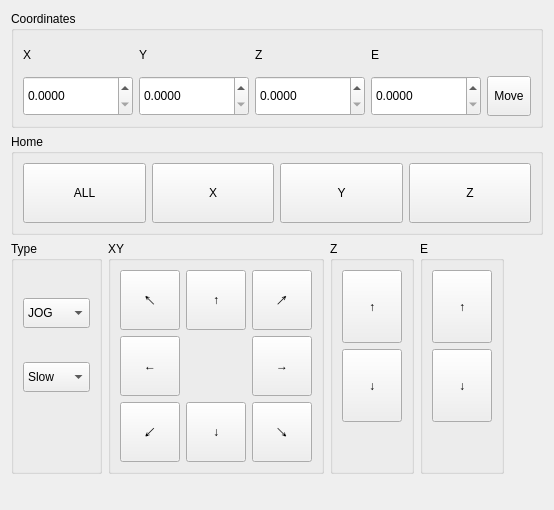
<?xml version="1.0" encoding="UTF-8"?>
<ui version="4.0">
 <class>Form</class>
 <widget class="QWidget" name="Form">
  <property name="geometry">
   <rect>
    <x>0</x>
    <y>0</y>
    <width>554</width>
    <height>510</height>
   </rect>
  </property>
  <property name="windowTitle">
   <string>Form</string>
  </property>
  <layout class="QVBoxLayout" name="verticalLayout_3">
   <item>
    <widget class="QGroupBox" name="groupBox">
     <property name="sizePolicy">
      <sizepolicy hsizetype="Preferred" vsizetype="Maximum">
       <horstretch>0</horstretch>
       <verstretch>0</verstretch>
      </sizepolicy>
     </property>
     <property name="title">
      <string>Coordinates</string>
     </property>
     <layout class="QGridLayout" name="gridLayout">
      <item row="0" column="2">
       <widget class="QLabel" name="label_3">
        <property name="sizePolicy">
         <sizepolicy hsizetype="Minimum" vsizetype="Preferred">
          <horstretch>0</horstretch>
          <verstretch>0</verstretch>
         </sizepolicy>
        </property>
        <property name="text">
         <string>Z</string>
        </property>
       </widget>
      </item>
      <item row="1" column="4">
       <widget class="QToolButton" name="toolButtonMove">
        <property name="sizePolicy">
         <sizepolicy hsizetype="Minimum" vsizetype="Preferred">
          <horstretch>0</horstretch>
          <verstretch>40</verstretch>
         </sizepolicy>
        </property>
        <property name="minimumSize">
         <size>
          <width>0</width>
          <height>40</height>
         </size>
        </property>
        <property name="text">
         <string>Move</string>
        </property>
       </widget>
      </item>
      <item row="0" column="0">
       <widget class="QLabel" name="label">
        <property name="sizePolicy">
         <sizepolicy hsizetype="Minimum" vsizetype="Maximum">
          <horstretch>0</horstretch>
          <verstretch>0</verstretch>
         </sizepolicy>
        </property>
        <property name="minimumSize">
         <size>
          <width>0</width>
          <height>30</height>
         </size>
        </property>
        <property name="text">
         <string>X</string>
        </property>
       </widget>
      </item>
      <item row="0" column="1">
       <widget class="QLabel" name="label_2">
        <property name="sizePolicy">
         <sizepolicy hsizetype="Minimum" vsizetype="Preferred">
          <horstretch>0</horstretch>
          <verstretch>0</verstretch>
         </sizepolicy>
        </property>
        <property name="text">
         <string>Y</string>
        </property>
       </widget>
      </item>
      <item row="0" column="3">
       <widget class="QLabel" name="label_4">
        <property name="sizePolicy">
         <sizepolicy hsizetype="Minimum" vsizetype="Preferred">
          <horstretch>0</horstretch>
          <verstretch>0</verstretch>
         </sizepolicy>
        </property>
        <property name="text">
         <string>E</string>
        </property>
       </widget>
      </item>
      <item row="1" column="0">
       <widget class="QDoubleSpinBox" name="doubleSpinBoxX">
        <property name="sizePolicy">
         <sizepolicy hsizetype="Minimum" vsizetype="Preferred">
          <horstretch>60</horstretch>
          <verstretch>40</verstretch>
         </sizepolicy>
        </property>
        <property name="maximumSize">
         <size>
          <width>16777215</width>
          <height>16777215</height>
         </size>
        </property>
        <property name="decimals">
         <number>4</number>
        </property>
       </widget>
      </item>
      <item row="1" column="1">
       <widget class="QDoubleSpinBox" name="doubleSpinBoxY">
        <property name="sizePolicy">
         <sizepolicy hsizetype="Minimum" vsizetype="Preferred">
          <horstretch>60</horstretch>
          <verstretch>40</verstretch>
         </sizepolicy>
        </property>
        <property name="decimals">
         <number>4</number>
        </property>
       </widget>
      </item>
      <item row="1" column="2">
       <widget class="QDoubleSpinBox" name="doubleSpinBoxZ">
        <property name="sizePolicy">
         <sizepolicy hsizetype="Minimum" vsizetype="Preferred">
          <horstretch>60</horstretch>
          <verstretch>40</verstretch>
         </sizepolicy>
        </property>
        <property name="decimals">
         <number>4</number>
        </property>
       </widget>
      </item>
      <item row="1" column="3">
       <widget class="QDoubleSpinBox" name="doubleSpinBoxE">
        <property name="sizePolicy">
         <sizepolicy hsizetype="Minimum" vsizetype="Minimum">
          <horstretch>60</horstretch>
          <verstretch>40</verstretch>
         </sizepolicy>
        </property>
        <property name="decimals">
         <number>4</number>
        </property>
       </widget>
      </item>
     </layout>
    </widget>
   </item>
   <item>
    <widget class="QGroupBox" name="groupBox_6">
     <property name="title">
      <string>Home</string>
     </property>
     <layout class="QHBoxLayout" name="horizontalLayout">
      <item>
       <widget class="QToolButton" name="toolButtonHomeAll">
        <property name="sizePolicy">
         <sizepolicy hsizetype="Minimum" vsizetype="Minimum">
          <horstretch>0</horstretch>
          <verstretch>0</verstretch>
         </sizepolicy>
        </property>
        <property name="minimumSize">
         <size>
          <width>60</width>
          <height>60</height>
         </size>
        </property>
        <property name="text">
         <string>ALL</string>
        </property>
       </widget>
      </item>
      <item>
       <widget class="QToolButton" name="toolButtonHomeX">
        <property name="sizePolicy">
         <sizepolicy hsizetype="Minimum" vsizetype="Minimum">
          <horstretch>0</horstretch>
          <verstretch>0</verstretch>
         </sizepolicy>
        </property>
        <property name="minimumSize">
         <size>
          <width>60</width>
          <height>60</height>
         </size>
        </property>
        <property name="text">
         <string>X</string>
        </property>
       </widget>
      </item>
      <item>
       <widget class="QToolButton" name="toolButtonHomeY">
        <property name="sizePolicy">
         <sizepolicy hsizetype="Minimum" vsizetype="Minimum">
          <horstretch>0</horstretch>
          <verstretch>0</verstretch>
         </sizepolicy>
        </property>
        <property name="minimumSize">
         <size>
          <width>60</width>
          <height>60</height>
         </size>
        </property>
        <property name="text">
         <string>Y</string>
        </property>
       </widget>
      </item>
      <item>
       <widget class="QToolButton" name="toolButtonHomeZ">
        <property name="sizePolicy">
         <sizepolicy hsizetype="Minimum" vsizetype="Minimum">
          <horstretch>0</horstretch>
          <verstretch>0</verstretch>
         </sizepolicy>
        </property>
        <property name="minimumSize">
         <size>
          <width>60</width>
          <height>60</height>
         </size>
        </property>
        <property name="text">
         <string>Z</string>
        </property>
       </widget>
      </item>
     </layout>
    </widget>
   </item>
   <item>
    <layout class="QHBoxLayout" name="horizontalLayout_2">
     <item>
      <widget class="QGroupBox" name="groupBox_3">
       <property name="title">
        <string>Type</string>
       </property>
       <layout class="QGridLayout" name="gridLayout_2">
        <item row="0" column="0">
         <widget class="QComboBox" name="comboBoxType">
          <property name="minimumSize">
           <size>
            <width>0</width>
            <height>30</height>
           </size>
          </property>
          <item>
           <property name="text">
            <string>JOG</string>
           </property>
          </item>
          <item>
           <property name="text">
            <string>1mm</string>
           </property>
          </item>
          <item>
           <property name="text">
            <string>5mm</string>
           </property>
          </item>
          <item>
           <property name="text">
            <string>10mm</string>
           </property>
          </item>
          <item>
           <property name="text">
            <string>INPUT</string>
           </property>
          </item>
         </widget>
        </item>
        <item row="1" column="0">
         <widget class="QComboBox" name="comboBoxSpeed">
          <property name="minimumSize">
           <size>
            <width>0</width>
            <height>30</height>
           </size>
          </property>
          <item>
           <property name="text">
            <string>Slow</string>
           </property>
          </item>
          <item>
           <property name="text">
            <string>Middle</string>
           </property>
          </item>
          <item>
           <property name="text">
            <string>Fast</string>
           </property>
          </item>
         </widget>
        </item>
        <item row="2" column="0">
         <spacer name="verticalSpacer">
          <property name="orientation">
           <enum>Qt::Vertical</enum>
          </property>
          <property name="sizeType">
           <enum>QSizePolicy::Minimum</enum>
          </property>
          <property name="sizeHint" stdset="0">
           <size>
            <width>20</width>
            <height>40</height>
           </size>
          </property>
         </spacer>
        </item>
       </layout>
      </widget>
     </item>
     <item>
      <widget class="QGroupBox" name="groupBox_2">
       <property name="sizePolicy">
        <sizepolicy hsizetype="Minimum" vsizetype="Maximum">
         <horstretch>0</horstretch>
         <verstretch>0</verstretch>
        </sizepolicy>
       </property>
       <property name="title">
        <string>XY</string>
       </property>
       <layout class="QGridLayout" name="gridLayout_4">
        <item row="1" column="3">
         <widget class="QToolButton" name="toolButtonXplus">
          <property name="sizePolicy">
           <sizepolicy hsizetype="Minimum" vsizetype="Minimum">
            <horstretch>0</horstretch>
            <verstretch>0</verstretch>
           </sizepolicy>
          </property>
          <property name="minimumSize">
           <size>
            <width>60</width>
            <height>60</height>
           </size>
          </property>
          <property name="text">
           <string>→</string>
          </property>
         </widget>
        </item>
        <item row="0" column="2">
         <widget class="QToolButton" name="toolButtonYplus">
          <property name="sizePolicy">
           <sizepolicy hsizetype="Minimum" vsizetype="Minimum">
            <horstretch>0</horstretch>
            <verstretch>0</verstretch>
           </sizepolicy>
          </property>
          <property name="minimumSize">
           <size>
            <width>60</width>
            <height>60</height>
           </size>
          </property>
          <property name="text">
           <string>↑</string>
          </property>
         </widget>
        </item>
        <item row="1" column="1">
         <widget class="QToolButton" name="toolButtonXminus">
          <property name="sizePolicy">
           <sizepolicy hsizetype="Minimum" vsizetype="Maximum">
            <horstretch>0</horstretch>
            <verstretch>0</verstretch>
           </sizepolicy>
          </property>
          <property name="minimumSize">
           <size>
            <width>60</width>
            <height>60</height>
           </size>
          </property>
          <property name="text">
           <string>←</string>
          </property>
         </widget>
        </item>
        <item row="0" column="1">
         <widget class="QToolButton" name="toolButtonXminusYplus">
          <property name="sizePolicy">
           <sizepolicy hsizetype="Minimum" vsizetype="Maximum">
            <horstretch>0</horstretch>
            <verstretch>0</verstretch>
           </sizepolicy>
          </property>
          <property name="minimumSize">
           <size>
            <width>60</width>
            <height>60</height>
           </size>
          </property>
          <property name="text">
           <string>↖</string>
          </property>
         </widget>
        </item>
        <item row="2" column="1">
         <widget class="QToolButton" name="toolButtonXminusYminus">
          <property name="sizePolicy">
           <sizepolicy hsizetype="Minimum" vsizetype="Maximum">
            <horstretch>0</horstretch>
            <verstretch>0</verstretch>
           </sizepolicy>
          </property>
          <property name="minimumSize">
           <size>
            <width>60</width>
            <height>60</height>
           </size>
          </property>
          <property name="text">
           <string>↙</string>
          </property>
         </widget>
        </item>
        <item row="0" column="3">
         <widget class="QToolButton" name="toolButtonXplusYplus">
          <property name="sizePolicy">
           <sizepolicy hsizetype="Minimum" vsizetype="Minimum">
            <horstretch>0</horstretch>
            <verstretch>0</verstretch>
           </sizepolicy>
          </property>
          <property name="minimumSize">
           <size>
            <width>60</width>
            <height>60</height>
           </size>
          </property>
          <property name="text">
           <string>↗</string>
          </property>
         </widget>
        </item>
        <item row="2" column="3">
         <widget class="QToolButton" name="toolButtonXplusYminus">
          <property name="sizePolicy">
           <sizepolicy hsizetype="Minimum" vsizetype="Minimum">
            <horstretch>0</horstretch>
            <verstretch>0</verstretch>
           </sizepolicy>
          </property>
          <property name="minimumSize">
           <size>
            <width>60</width>
            <height>60</height>
           </size>
          </property>
          <property name="text">
           <string>↘</string>
          </property>
         </widget>
        </item>
        <item row="2" column="2">
         <widget class="QToolButton" name="toolButtonYminus">
          <property name="sizePolicy">
           <sizepolicy hsizetype="Minimum" vsizetype="Minimum">
            <horstretch>0</horstretch>
            <verstretch>0</verstretch>
           </sizepolicy>
          </property>
          <property name="minimumSize">
           <size>
            <width>60</width>
            <height>60</height>
           </size>
          </property>
          <property name="text">
           <string>↓</string>
          </property>
         </widget>
        </item>
       </layout>
      </widget>
     </item>
     <item>
      <widget class="QGroupBox" name="groupBox_4">
       <property name="title">
        <string>Z</string>
       </property>
       <layout class="QVBoxLayout" name="verticalLayout">
        <item>
         <widget class="QToolButton" name="toolButtonZplus">
          <property name="sizePolicy">
           <sizepolicy hsizetype="Minimum" vsizetype="Minimum">
            <horstretch>0</horstretch>
            <verstretch>0</verstretch>
           </sizepolicy>
          </property>
          <property name="minimumSize">
           <size>
            <width>60</width>
            <height>60</height>
           </size>
          </property>
          <property name="text">
           <string>↑</string>
          </property>
         </widget>
        </item>
        <item>
         <widget class="QToolButton" name="toolButtonZminus">
          <property name="sizePolicy">
           <sizepolicy hsizetype="Minimum" vsizetype="Minimum">
            <horstretch>0</horstretch>
            <verstretch>0</verstretch>
           </sizepolicy>
          </property>
          <property name="minimumSize">
           <size>
            <width>60</width>
            <height>60</height>
           </size>
          </property>
          <property name="text">
           <string>↓</string>
          </property>
         </widget>
        </item>
        <item>
         <spacer name="verticalSpacer_2">
          <property name="orientation">
           <enum>Qt::Vertical</enum>
          </property>
          <property name="sizeType">
           <enum>QSizePolicy::Preferred</enum>
          </property>
          <property name="sizeHint" stdset="0">
           <size>
            <width>20</width>
            <height>40</height>
           </size>
          </property>
         </spacer>
        </item>
       </layout>
      </widget>
     </item>
     <item>
      <widget class="QGroupBox" name="groupBox_5">
       <property name="sizePolicy">
        <sizepolicy hsizetype="Preferred" vsizetype="Preferred">
         <horstretch>0</horstretch>
         <verstretch>0</verstretch>
        </sizepolicy>
       </property>
       <property name="title">
        <string>E</string>
       </property>
       <layout class="QVBoxLayout" name="verticalLayout_2">
        <item>
         <widget class="QToolButton" name="toolButtonEplus">
          <property name="sizePolicy">
           <sizepolicy hsizetype="Minimum" vsizetype="Minimum">
            <horstretch>0</horstretch>
            <verstretch>0</verstretch>
           </sizepolicy>
          </property>
          <property name="minimumSize">
           <size>
            <width>60</width>
            <height>60</height>
           </size>
          </property>
          <property name="text">
           <string>↑</string>
          </property>
         </widget>
        </item>
        <item>
         <widget class="QToolButton" name="toolButtonEminus">
          <property name="sizePolicy">
           <sizepolicy hsizetype="Minimum" vsizetype="Minimum">
            <horstretch>0</horstretch>
            <verstretch>0</verstretch>
           </sizepolicy>
          </property>
          <property name="minimumSize">
           <size>
            <width>60</width>
            <height>60</height>
           </size>
          </property>
          <property name="text">
           <string>↓</string>
          </property>
         </widget>
        </item>
        <item>
         <spacer name="verticalSpacer_3">
          <property name="orientation">
           <enum>Qt::Vertical</enum>
          </property>
          <property name="sizeType">
           <enum>QSizePolicy::Preferred</enum>
          </property>
          <property name="sizeHint" stdset="0">
           <size>
            <width>20</width>
            <height>40</height>
           </size>
          </property>
         </spacer>
        </item>
       </layout>
      </widget>
     </item>
     <item>
      <spacer name="horizontalSpacer">
       <property name="orientation">
        <enum>Qt::Horizontal</enum>
       </property>
       <property name="sizeHint" stdset="0">
        <size>
         <width>40</width>
         <height>20</height>
        </size>
       </property>
      </spacer>
     </item>
    </layout>
   </item>
   <item>
    <spacer name="verticalSpacer_4">
     <property name="orientation">
      <enum>Qt::Vertical</enum>
     </property>
     <property name="sizeHint" stdset="0">
      <size>
       <width>20</width>
       <height>40</height>
      </size>
     </property>
    </spacer>
   </item>
  </layout>
 </widget>
 <resources/>
 <connections/>
</ui>
